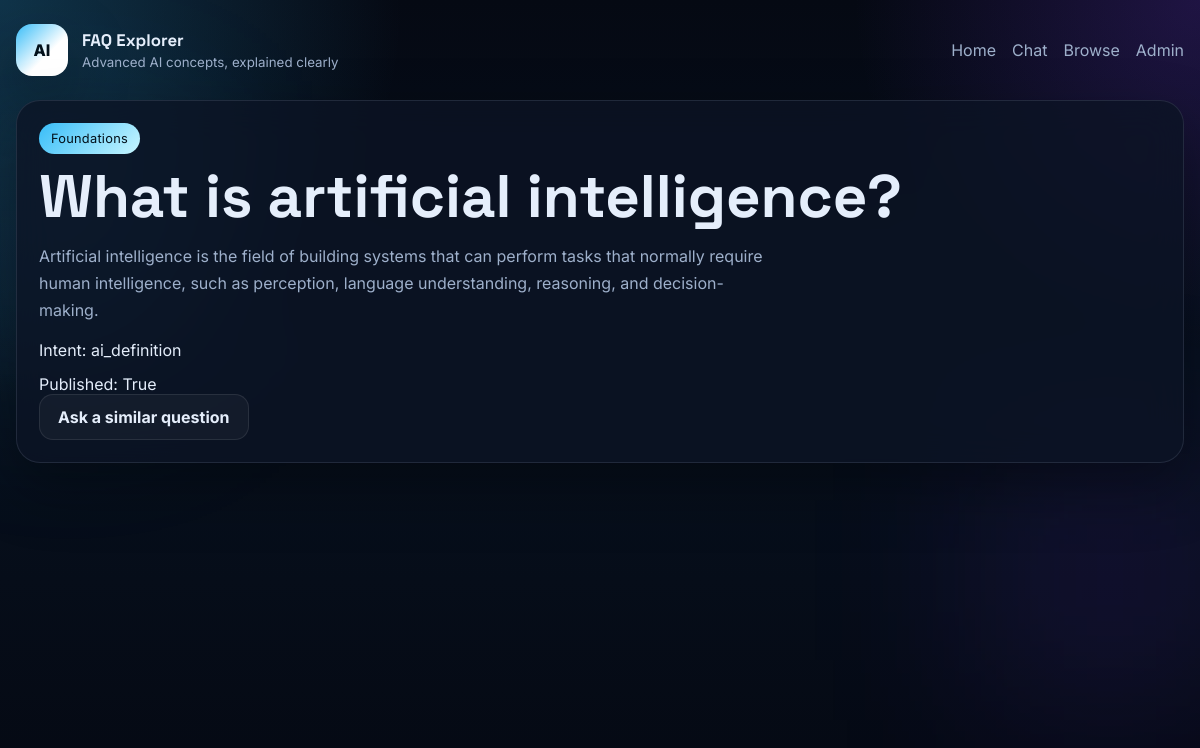
The page /faq/1/ on the database its author committed.
### faqs/models.py (models this page shows, shortened)
class FAQ(models.Model):
    category = models.ForeignKey(FAQCategory, on_delete=models.CASCADE, related_name="faqs")
    question = models.CharField(max_length=255)
    answer = models.TextField()
    intent_label = models.CharField(max_length=120, blank=True)
    is_published = models.BooleanField(default=True)
    sort_order = models.PositiveIntegerField(default=0)
    created_at = models.DateTimeField(auto_now_add=True)
    updated_at = models.DateTimeField(auto_now=True)
    class Meta:
        ordering = ["sort_order", "question"]

class FAQCategory(models.Model):
    name = models.CharField(max_length=120, unique=True)
    slug = models.SlugField(max_length=140, unique=True)
    description = models.TextField(blank=True)
    class Meta:
        ordering = ["name"]
        verbose_name_plural = "FAQ categories"

### faqs/views.py (the view)
# urls.py: path("faq/<int:faq_id>/", views.faq_detail, name="faq-detail"),
@require_GET
def faq_detail(request, faq_id: int):
    faq = get_object_or_404(FAQ.objects.select_related("category"), pk=faq_id, is_published=True)
    return render(request, "faqs/detail.html", {"faq": faq})

### faqs/templates/faqs/detail.html (shortened to what this page needs)
{% extends 'faqs/base.html' %}
{% block content %}
<section class="detail-card glass-card">
  <span class="pill accent">{{ faq.category.name }}</span>
  <h1>{{ faq.question }}</h1>
  <p>{{ faq.answer }}</p>
  <div class="detail-meta">
    <span>Intent: {{ faq.intent_label|default:"general" }}</span>
    <span>Published: {{ faq.is_published }}</span>
  </div>
  <a class="btn btn-secondary" href="{% url 'chat-page' %}">Ask a similar question</a>
</section>
{% endblock %}

### faqs/static/faqs/css/styles.css (style rules this page uses)
:root { --bg: #07111f; --panel: rgba(12, 20, 37, 0.78); --panel-border: rgba(148, 163, 184, 0.16); --text: #e5eefb; --muted: #9eb0cb; --accent: #38bdf8; --accent-2: #7c3aed; --accent-3: #14b8a6; --shadow: 0 24px 60px rgba(0, 0, 0, 0.35); --radius-xl: 28px; --radius-lg: 20px; }
* { box-sizing: border-box; }
html, body { margin: 0; min-height: 100%; }
body { font-family: "Inter", "Segoe UI", Arial, sans-serif; color: var(--text); background: radial-gradient(circle at top left, rgba(56, 189, 248, 0.24), transparent 28%), radial-gradient(circle at top right, rgba(124, 58, 237, 0.22), transparent 24%), linear-gradient(180deg, #050913 0%, var(--bg) 45%, #050913 100%); }
a { color: inherit; text-decoration: none; }
.brand strong, .section-head h1, .section-head h2, h1, h2, h3 { font-family: "Space Grotesk", "Inter", sans-serif; }
.glass-card, .info-card, .faq-card, .detail-card { border: 1px solid var(--panel-border); background: var(--panel); backdrop-filter: blur(18px); box-shadow: var(--shadow); }
.glass-card { border-radius: var(--radius-xl); padding: 28px; }
.info-card, .faq-card, .detail-card { border-radius: 24px; padding: 22px; }
.eyebrow, .pill, .status-pill { display: inline-flex; align-items: center; width: fit-content; border-radius: 999px; padding: 8px 12px; font-size: 0.8rem; letter-spacing: 0.02em; }
.eyebrow, .pill { background: rgba(255, 255, 255, 0.08); color: var(--muted); }
.pill.accent { color: #03111b; background: linear-gradient(135deg, var(--accent), #c8f6ff); }
h1 { margin: 14px 0 14px; font-size: clamp(2.3rem, 5vw, 4.8rem); line-height: 0.98; }
p { color: var(--muted); line-height: 1.7; }
.btn { display: inline-flex; align-items: center; justify-content: center; min-height: 46px; padding: 0 18px; border-radius: 14px; border: 1px solid transparent; font-weight: 700; }
.btn-secondary { color: var(--text); background: rgba(255, 255, 255, 0.04); border-color: rgba(255, 255, 255, 0.09); }
.stat-row, .card-grid, .detail-meta, .feature-list, .suggestion-list, .faq-list { display: grid; gap: 14px; }
.browse-header p, .detail-card p { max-width: 72ch; }

### rows shown on the page
FAQ: category.name "Foundations", question "What is artificial intelligence?", answer "Artificial intelligence is the field of building systems that can perform tasks that normally require human intelligence, such as perception, language understanding, reasoning, and decision-making.", intent_label "ai_definition", is_published "True"
